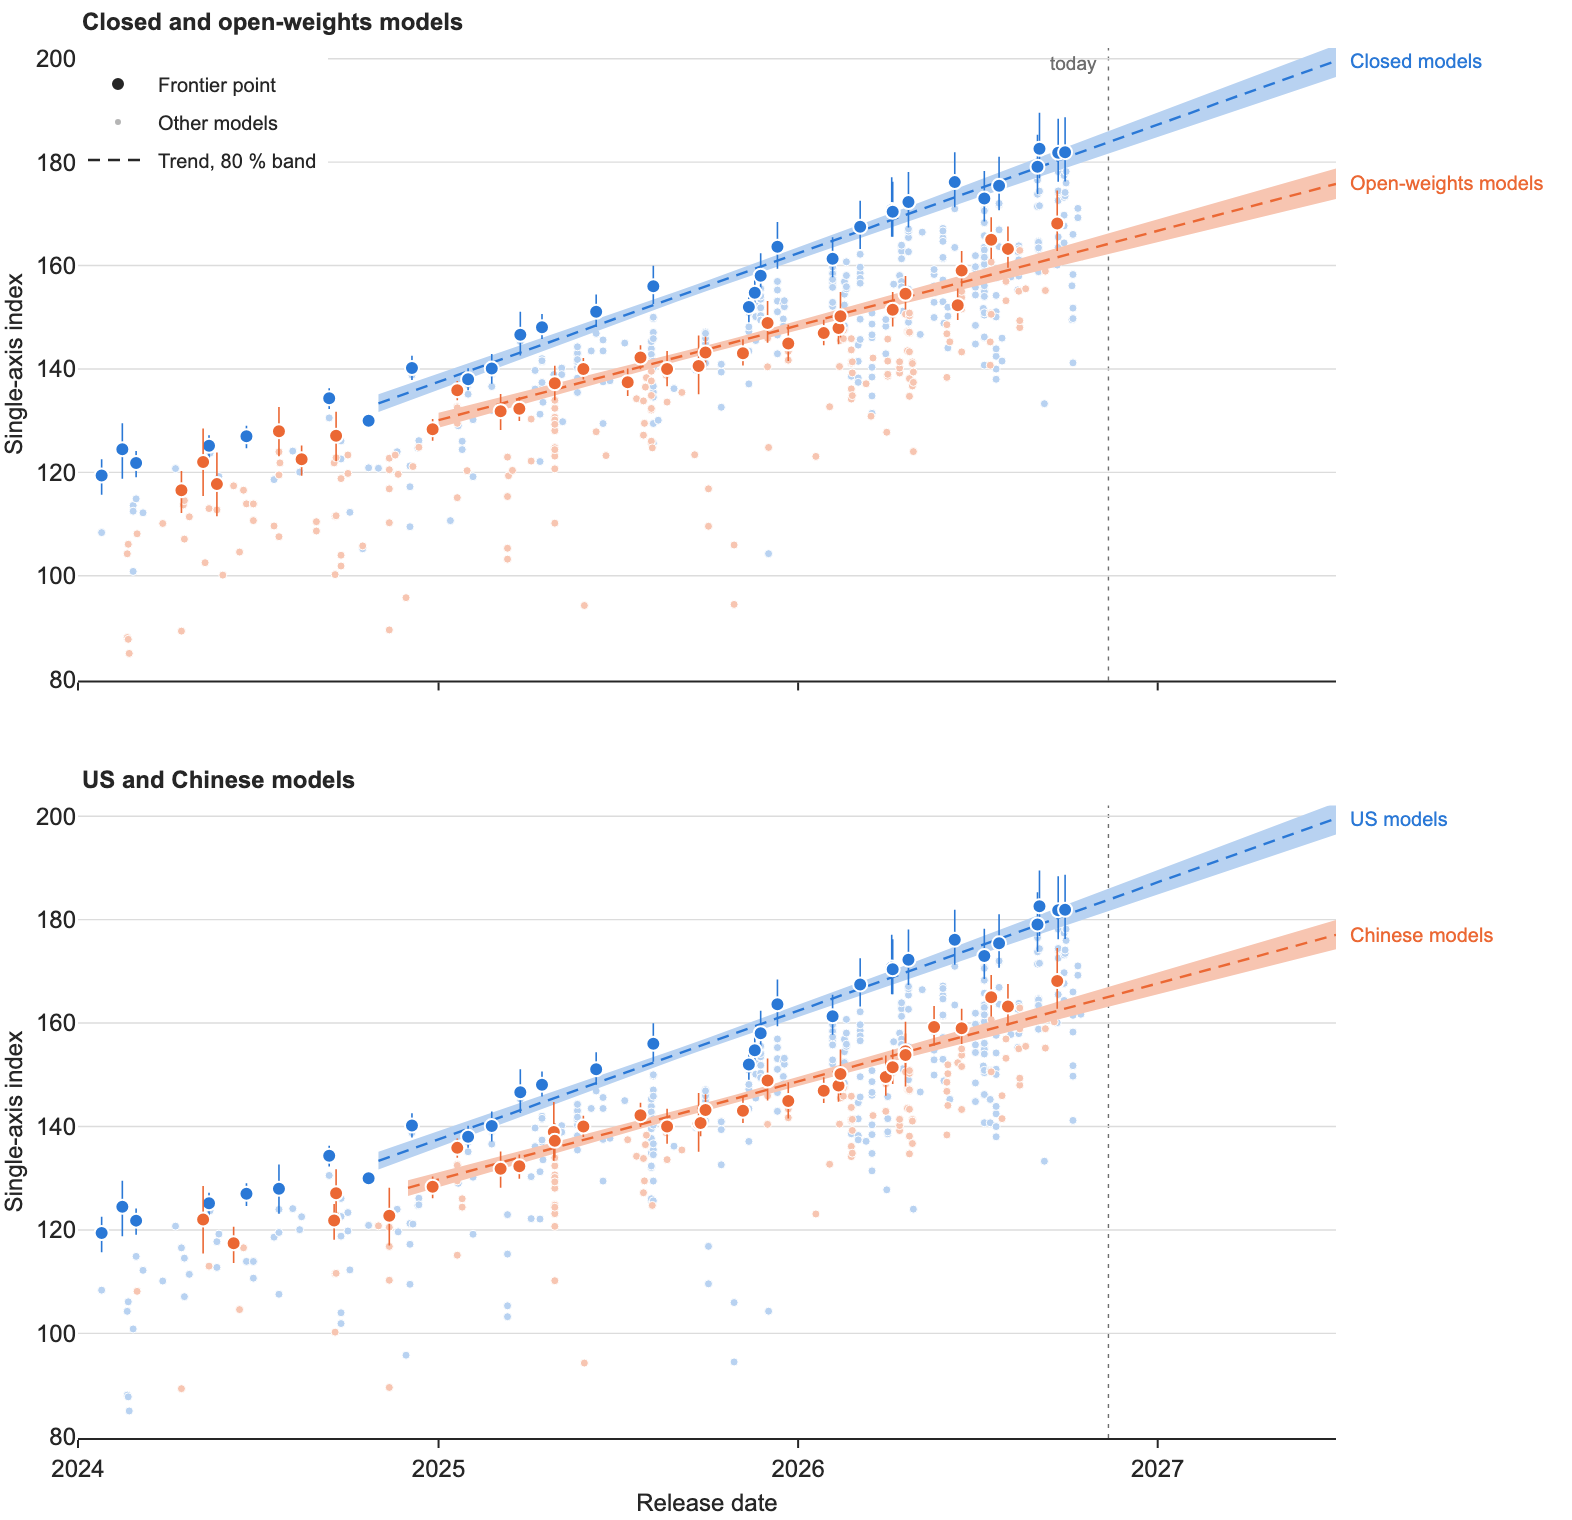

Python code for this plot:
"""Figure 9: the frontier of two groups of models on the single-axis index, all benchmarks.

Top panel closed against open-weights models, bottom panel US against Chinese models. Reads what
4_diagnostics/1_frontier_gap.py wrote for the all-benchmarks scope (candidates, frontier points and
the trend-line draws in 5_outputs/data20261019/comparisons/, through the repo's loader); no trace.
Each group: its models (tint), its frontier points with their interval, its trend line and the
trend's 80 % band. Prints the two 12-month lags of the summary tables.
Writes fig9_frontier_gaps.pdf and .png beside this file.

    python 6_writeups/preprint/figures/fig9_frontier_gaps.py
"""
import sys
from pathlib import Path

import pandas as pd
import plotly.graph_objects as go
from plotly.subplots import make_subplots

HERE = Path(__file__).resolve().parent
ROOT = HERE.parents[2]
sys.path[:0] = [str(HERE), str(ROOT / "2_model")]

from multiaxis_eci.analysis.frontier_gap import GROUP_TITLES, load_scope  # noqa: E402
from multiaxis_eci.viz.forecast import _today  # noqa: E402
from style import BG, INK, MID, PALETTE, TINTS, save  # noqa: E402

DATA = ROOT / "5_outputs/data20261019/comparisons"
WINDOW = (pd.Timestamp("2024-01-01"), pd.Timestamp("2027-07-01"))
PANELS = (("openness", "Closed and open-weights models"), ("country", "US and Chinese models"))

fig = make_subplots(rows=len(PANELS), cols=1, shared_xaxes=True, vertical_spacing=0.09)
for row, (kind, label) in enumerate(PANELS, start=1):
    gap = load_scope(DATA, kind, "all")
    yref = "y" if row == 1 else f"y{row}"
    shown = []
    for i, g in enumerate((gap.leader, gap.follower)):            # leader first: palette order
        tl = g.tl[(g.tl["release_date"] >= WINDOW[0]) & (g.tl["release_date"] <= WINDOW[1])]
        cloud, front = tl[~tl["is_record"]], tl[tl["is_record"]]
        shown += [tl["mean"], front["hdi_low"], front["hdi_high"]]
        fc = g.forecast(horizon=WINDOW[1])
        gx = pd.to_datetime(fc.grid_dates)
        fig.add_scatter(x=cloud["release_date"], y=cloud["mean"], mode="markers", showlegend=False,
                        marker=dict(color=TINTS[i], size=4, line=dict(width=0.5, color=BG)), row=row, col=1)
        fig.add_scatter(x=gx, y=fc.lo, mode="lines", line=dict(width=0), showlegend=False, row=row, col=1)
        fig.add_scatter(x=gx, y=fc.hi, mode="lines", line=dict(width=0), fill="tonexty",
                        fillcolor=TINTS[i], showlegend=False, row=row, col=1)
        fig.add_scatter(x=gx, y=fc.median, mode="lines", showlegend=False,
                        line=dict(color=PALETTE[i], width=1.2, dash="6px,4px"), row=row, col=1)
        fig.add_scatter(x=front["release_date"], y=front["mean"], mode="markers", showlegend=False,
                        marker=dict(color=PALETTE[i], size=7, line=dict(width=1, color=BG)),
                        error_y=dict(type="data", symmetric=False, array=front["hdi_high"] - front["mean"],
                                     arrayminus=front["mean"] - front["hdi_low"], color=PALETTE[i],
                                     thickness=0.8, width=0), row=row, col=1)
        fig.add_annotation(xref="paper", x=1, yref=yref, y=float(fc.median[-1]), xanchor="left", xshift=5,
                           text=GROUP_TITLES[kind][g.label], font=dict(size=10, color=PALETTE[i]))
    lo, hi = min(s.min() for s in shown), max(s.max() for s in shown)
    fig.update_yaxes(title_text="Single-axis index", range=[lo - 0.05 * (hi - lo), hi + 0.12 * (hi - lo)],
                     row=row, col=1)
    fig.add_vline(x=_today(None).strftime("%Y-%m-%d"), line=dict(color=MID, width=0.7, dash="2px,3px"),
                  row=row, col=1)
    if row == 1:
        fig.add_annotation(x=_today(None).strftime("%Y-%m-%d"), xref="x", yref=f"{yref} domain", y=1, text="today",
                           xanchor="right", yanchor="top", xshift=-4, font=dict(size=9.5, color=MID))
    fig.add_annotation(text=f"<b>{label}</b>", xref="paper", x=0, yref=f"{yref} domain", y=1, xanchor="left",
                       yanchor="bottom", yshift=4, font=dict(size=12, color=INK))
    summary = pd.read_csv(DATA / f"frontier_gap_{kind}_all_summary.csv").set_index("quantity")
    for quantity, meaning in (("envelope_lag_last_12m_mean", "mean lag of the last 12 months' frontier points"),
                              ("lag_12m_mean", "mean lag over the last 12 months, frontier to frontier")):
        q = summary.loc[quantity]
        print(f"{label}: {GROUP_TITLES[kind][gap.follower.label]} behind by {q['median']:.1f} months "
              f"(80 %: {q['hdi80_low']:.1f} to {q['hdi80_high']:.1f}), {meaning}")
for name, kw in (("Frontier point", dict(mode="markers", marker=dict(color=INK, size=7))),
                 ("Other models", dict(mode="markers", marker=dict(color=MID, size=4, opacity=0.5))),
                 ("Trend, 80 % band",
                  dict(mode="lines", line=dict(color=INK, width=1.2, dash="6px,4px")))):
    fig.add_scatter(x=[None], y=[None], name=name, **kw)
fig.update_xaxes(range=[w.strftime("%Y-%m-%d") for w in WINDOW], dtick="M12", tickformat="%Y")
fig.update_xaxes(title_text="Release date", row=len(PANELS), col=1)
# The legend sits in the top panel's upper-left corner, which the rising frontiers leave empty.
fig.update_layout(margin=dict(t=24, r=118), legend=dict(x=0, xanchor="left", y=0.995, yanchor="top", bgcolor=BG,
                                                        traceorder="normal"))
save(fig, HERE / "fig9_frontier_gaps", height=585)
